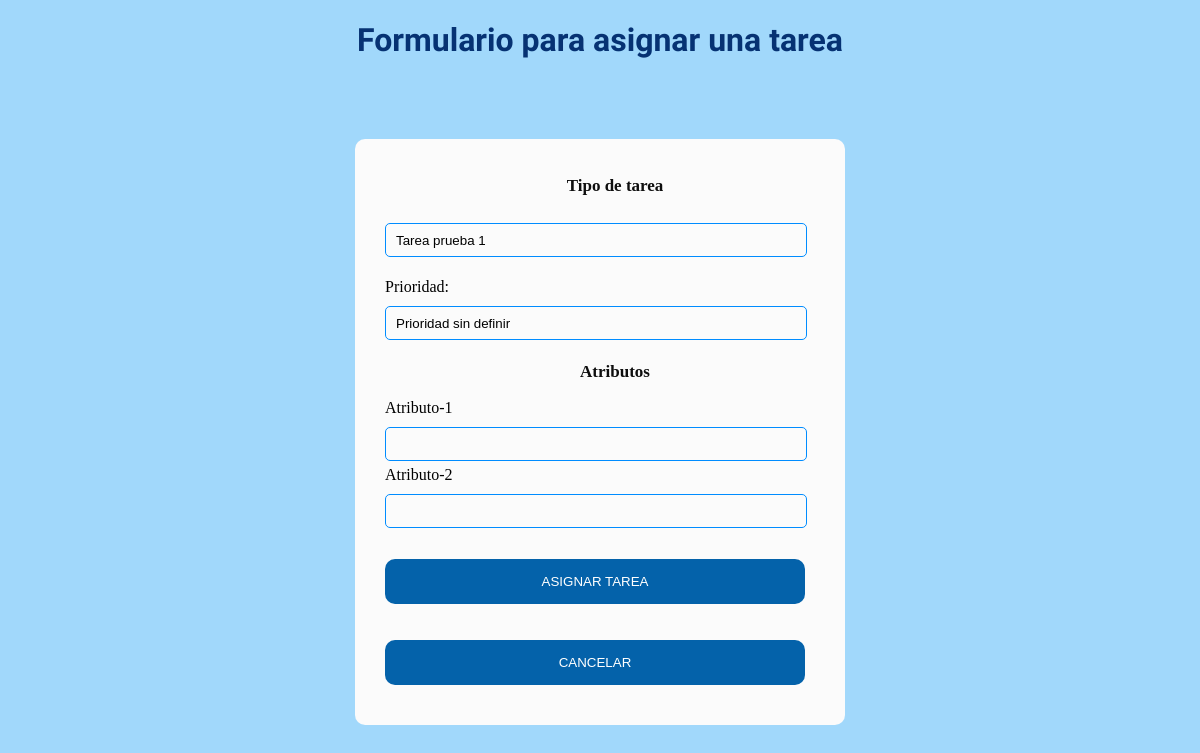
/asignar/2, run on an earlier commit of the app's database.
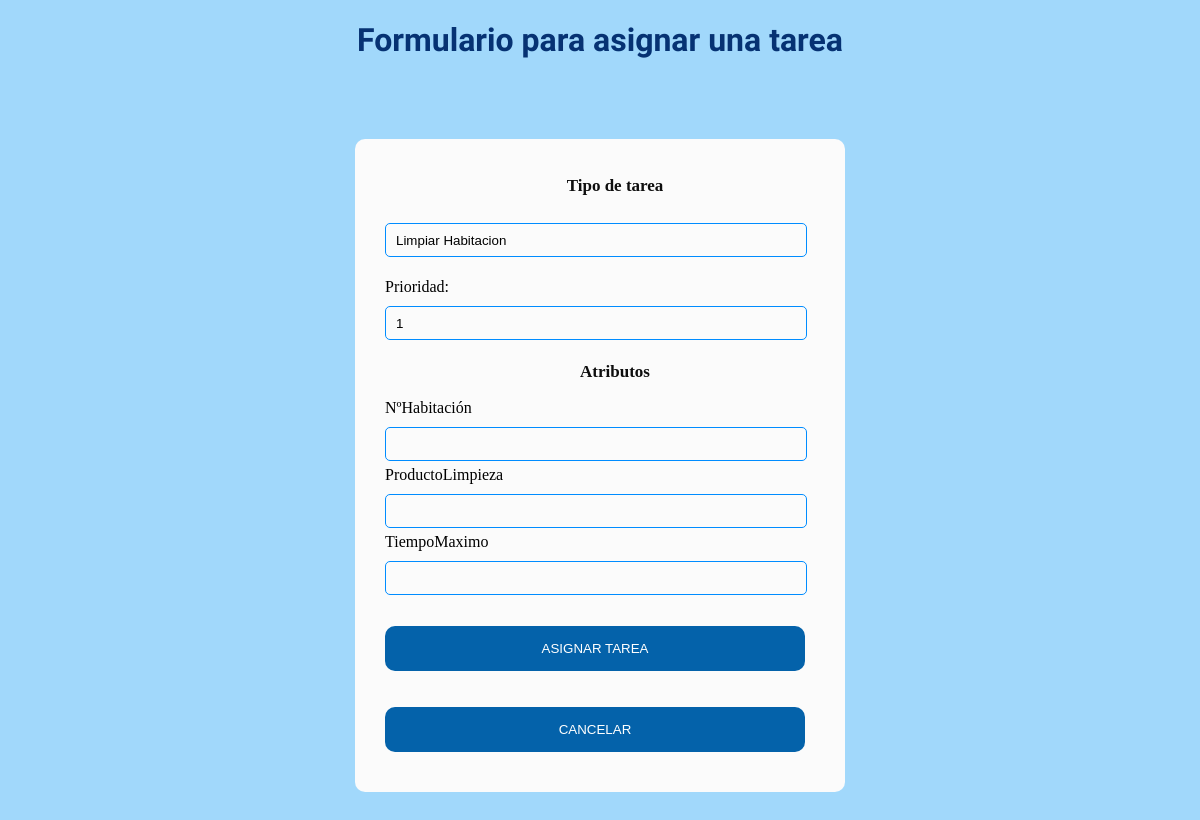
And on a later commit of the database.
### app.py (models this page shows)
class Todo(db.Model): #Tabla para tareas creadas
    id = db.Column(db.Integer, primary_key=True)
    content = db.Column(db.String(200), nullable=False)
    priority = db.Column(db.String(200))        # prioridad
    descripcion = db.Column(db.String(200))             # Descripcion
    atributos = db.Column(db.String(800))               # Atributos

### app.py (the view)
@app.route('/asignar/<int:id>', methods=['POST','GET'])      # Redireccion a formulario asignar tareas
def asignar(id):
    task = Todo.query.get_or_404(id)
    atributosi = task.atributos
    atributosii = atributosi.split(",")
    if request.method == 'POST':
        try:
            cadena_con_todos_los_atributos = ""
            for i in range(len(atributosii)):
                CampName="atributos"+str(i)
                cadena_con_todos_los_atributos = cadena_con_todos_los_atributos + request.form[CampName]  + " - "
            task_content = request.form['nombre']
            task_priority=request.form['prioridad']
            instancia_tarea = InstanciaTarea(content=task_content, priority=task_priority, atributos_asignados=cadena_con_todos_los_atributos)
            db.session.add(instancia_tarea)
            db.session.commit()
            return redirect('/interfaz_encargado.html')
        except:
            return "Error: no se ha podido asignar la tarea"
    else:
        return render_template('/asignar_tarea.html', task=task, taskinfo=atributosii)

### templates/asignar_tarea.html (shortened to what this page needs)
{% extends 'base.html' %}
{% block body %}
    <h1 class="principal" style="text-align:center"> Formulario para asignar una tarea</h1>
    <div class="acceso">
        <form action="/asignar/{{ task.id }}" method="POST">
            <p>
                <h3 style="text-align:center">Tipo de tarea</h3>
                <input type="text" name="nombre" size="45" value="{{ task.content }}" readonly="readonly" >
            </p>
            <p>
                Prioridad:
                <input type="text" name="prioridad" size="45" value="{{ task.priority }}">
            </p>
            <p>
                <h3 style="text-align:center">Atributos</h3>
            {% for atr in taskinfo %}
            {{ atr }}
                <input type="text" name="atributos{{ taskinfo.index(atr) }}" size="45">
                <br>
            {% endfor %}
            </p>
            <p>
                <input type="submit"  class="buttonAnadirTarea" value="Asignar tarea" >
            </p>
            <button type="button" class="buttonAnadirTarea"
                onClick="window.location.href='/interfaz_encargado.html';">Cancelar</button>
        </form>
    </div>
    {% endblock %}

What changed in the data, as far as the page shows it:
changed Todo: nombre "Tarea prueba 1" → "Limpiar Habitacion"; prioridad "Prioridad sin definir" → "1"
Also different on the page:
new list line: "NºHabitación "
new list line: "ProductoLimpieza "
new list line: "TiempoMaximo "
list line gone: "Atributo-1 "
list line gone: "Atributo-2 "
